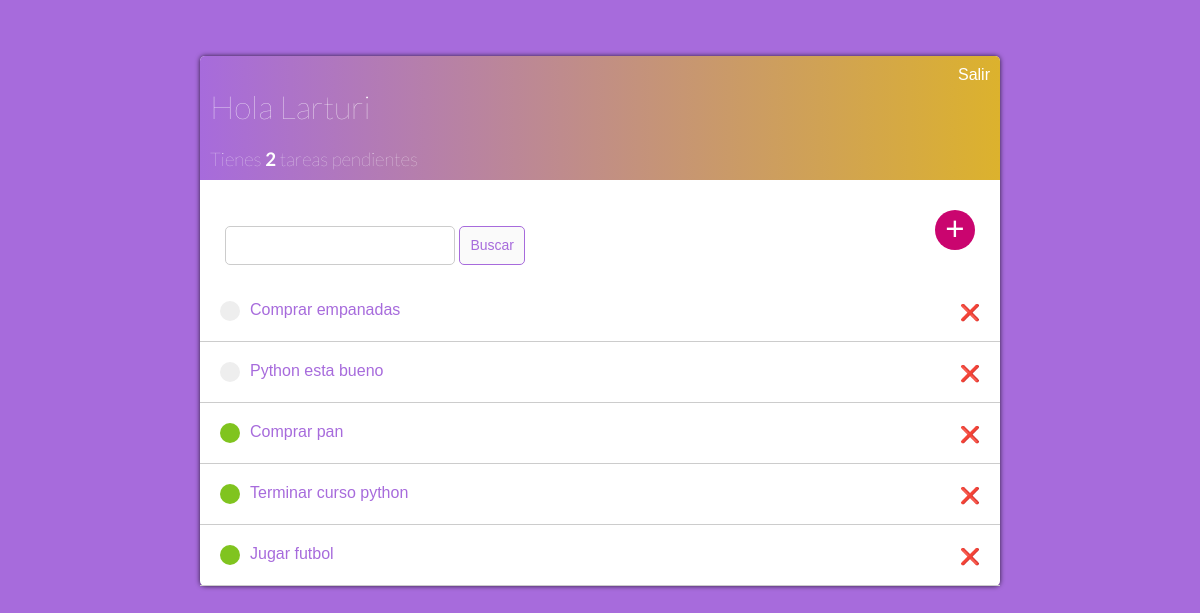
The app's page / (signed in), older data.
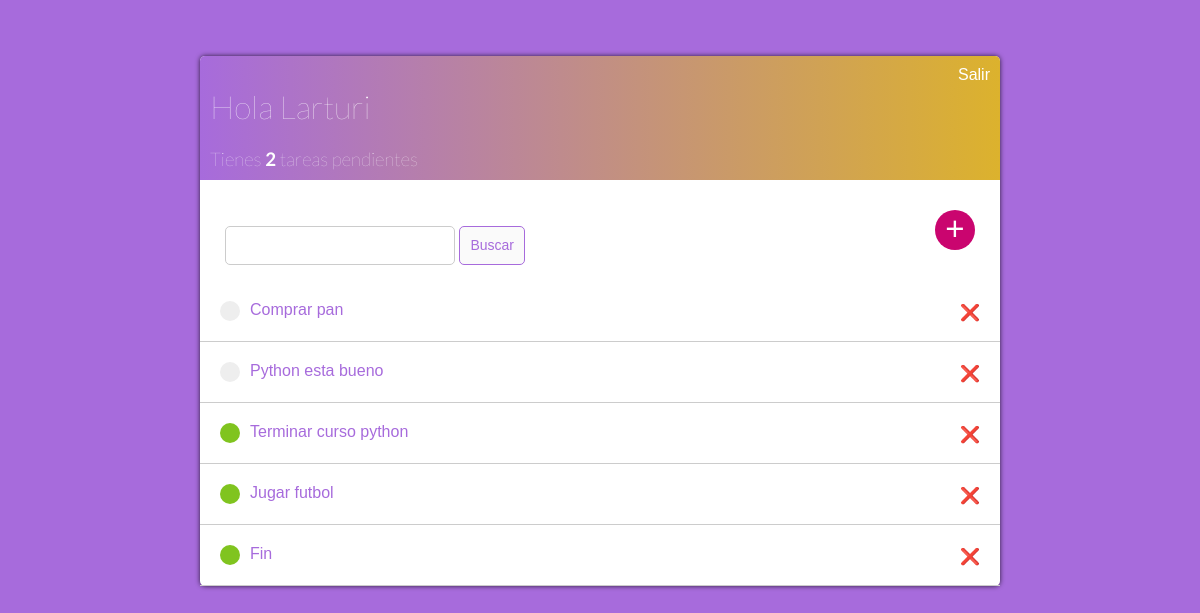
The same page, newer data.
### base/models.py (models this page shows)
class Tarea(models.Model):
    user = models.ForeignKey(User, on_delete=models.CASCADE, null=True, blank=True)
    title = models.CharField(max_length=200)
    description = models.TextField(null=True, blank=True)
    completed = models.BooleanField(default=False)
    created_at = models.DateTimeField(auto_now_add=True)
    def __str__(self):
        return self.title

### base/views.py (the view)
# urls.py: path('', ListaTareas.as_view(), name='tareas'),
class ListaTareas(LoginRequiredMixin, ListView):
    model = Tarea
    context_object_name = 'tareas'
    template_name = 'base/tareas.html'
    def get_context_data(self, **kwargs):
        context = super().get_context_data(**kwargs)
        context['tareas'] = context['tareas'].filter(user=self.request.user)
        context['tareas'] = context['tareas'].order_by('completed')
        context['count'] = context['tareas'].filter(completed=False).count()
        valor_busqueda = self.request.GET.get('buscador') or ''
        if valor_busqueda:
            context['tareas'] = context['tareas'].filter(title__icontains=valor_busqueda)
        context['valor_busqueda'] = valor_busqueda
        return context

### base/templates/base/tareas.html
{% extends 'base/layout.html' %}
{% block content %}
<div class="navbar">
    <div>
        <h1>Hola {{ request.user|title }}</h1>
        <h3 style="margin: 0">Tienes <b>{{ count }}</b>  tarea{{ count|pluralize }} pendiente{{ count|pluralize }}</h3>
    </div>
    <div>
        {% if request.user.is_authenticated %}
            <a href="{% url 'salir' %}">Salir</a>
        {% else %}
            <a href="{% url 'login' %}">Login</a>
        {% endif %}
    </div>
</div>
<div class="buscador-container">
    <form method="GET" class="form-buscador">
        <input type="text" name="buscador" value="{{ valor_busqueda }}">
        <input type="submit" value="Buscar" class="button btn-buscar">
    </form>
    <a href="{% url 'crear-tarea' %}" class="agregar-tarea">+</a>
</div>
<div class="tareas-container">
    {% for tarea in tareas %}
        <div class="tarea">
            {% if tarea.completed %}
                <div class="titulo-tarea">
                    <div class="icono-tarea-completa"></div>
                    <a href="{% url 'editar-tarea' tarea.id %}">{{tarea}}</a>
                </div>
                <a class="eliminar-tarea" href="{% url 'eliminar-tarea' tarea.id %}">❌</a>
            {% else %}
                <div class="titulo-tarea">
                    <div class="icono-tarea-incompleta"></div>
                    <a href="{% url 'editar-tarea' tarea.id %}">{{tarea}}</a>
                </div>
                <a class="eliminar-tarea" href="{% url 'eliminar-tarea' tarea.id %}">❌</a>
            {% endif %}
        </div>
    {% empty %}
        <p>No hay tareas pendientes</p>
    {% endfor %}
</div>
{% endblock content %}

### base/templates/base/layout.html (shortened to what this page needs)
<!DOCTYPE html>
<html lang="en">
<head>
</head>
<body>
    <div class="container">
        {% block content %} {% endblock content %}
    </div>
</body>
</html>

### base/templates/base/layout.html (style rules this page uses)
body { font-family: 'Abel', sans-serif; padding-top: 3rem; background-color: #a76bdc; }
.container { max-width: 800px; margin: 0 auto; background-color: #fff; color: #a76bdc; border-radius: 5px; -webkit-box-shadow: 0px 0px 5px 0px rgba(0, 0, 0, 0.75); box-shadow: 0px 0px 5px 0px rgba(0, 0, 0, 0.75); }
h1, h2, h3, h4, h5, h6 { font-family: 'Lato', sans-serif; font-weight: 100; color: #fff }
a, p { color: #fff; }
a { text-decoration: none; }
.navbar { display: flex; justify-content: space-between; color: #fff; padding: 10px; border-radius: 5px 5px 0 0; background: linear-gradient(90deg, #a76bdc, #dcb22d); }
.tareas-container { margin-top: 1rem; }
.tarea { display: flex; justify-content: space-between; padding: 20px; border-bottom: 1px solid #ccc; }
.titulo-tarea { display: flex; }
.titulo-tarea a { text-decoration: none; color: #a76bdc; margin-left: 10px; }
.icono-tarea-completa { height: 20px; width: 20px; background-color: #80C41F; border-radius: 50px; }
.icono-tarea-incompleta { height: 20px; width: 20px; background-color: #eee; border-radius: 50px; }
.eliminar-tarea { text-decoration: none; font-weight: 900; color: #a76bdc; font-size: 16px; margin-top: 12px; line-height: 0; }
.buscador-container { display: flex; justify-content: space-between; margin-top: 1rem; padding: 0px 25px; }
.agregar-tarea { background: #ca056f; font-size: 33px; margin: 14px 0; justify-content: space-between; color: white; width: 40px; height: 40px; border-radius: 100%; text-align: center; }
input[type="text"], input[type="password"], textarea { width: 97%; padding: 10px; border-radius: 5px; border: 1px solid #ccc; margin-top: 10px; }
.button { border: 1px solid #a76bdc; background-color: #fafafa; color: #a76bdc; padding: 10px; font-size: 14px; border-radius: 5px; text-align: center; cursor: pointer; }
.button.btn-buscar { height: 39px; margin-left: 4px; margin-top: 10px; }
.form-buscador { display: flex; margin-top: 20px; width: 300px; }

Row changes from the older to the newer data that the page shows:
removed Tarea: title "Comprar empanadas"
changed Tarea "Comprar pan": completed True → False (drawn); moves up the list
added Tarea: title "Fin"
